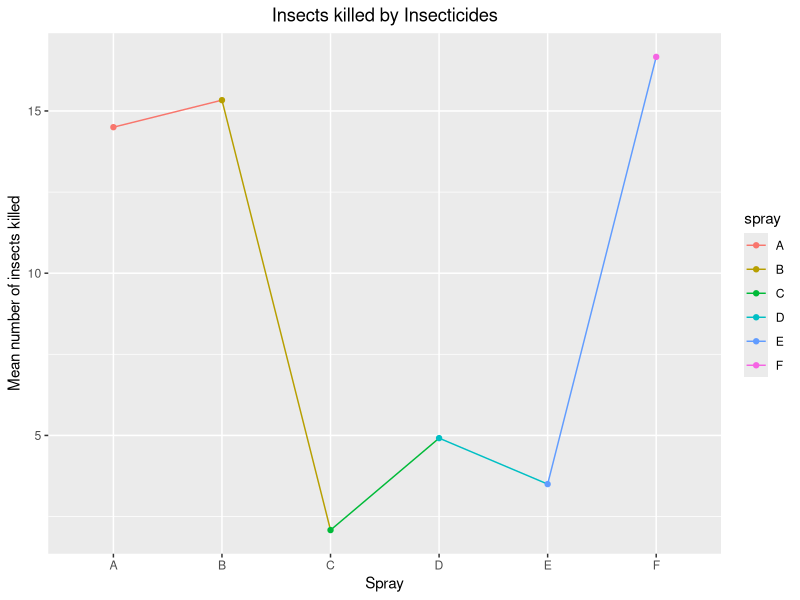

The R script that drew this image:
## ---- chunk 1
knitr::opts_chunk$set(
    echo = TRUE,
    message = FALSE,
    warning = FALSE
)
## ---- chunk 2
library("tidyverse")
library("plyr")
data("InsectSprays")
insectMean <- InsectSprays %>% ddply("spray", summarize,mean = mean(count))
insectMean %>% ggplot(aes(x=spray,y=mean,group=1,colour=spray)) + geom_line() + geom_point() + labs(x="Spray",y="Mean number of insects killed",title="Insects killed by Insecticides") +theme(plot.title = element_text(hjust = 0.5))
